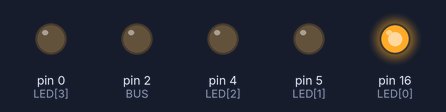
The sketch below on a simulated Arduino Uno, built with avr-gcc and run on an emulated ATmega328P. On the bench: output pins drawn as LEDs (lit = HIGH).

Above: at 0.2 s.
At 1.2 s:
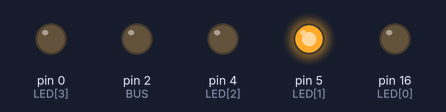
At 2.2 s:
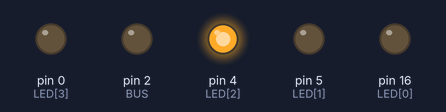
At 3.2 s:
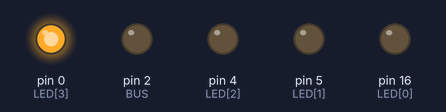
At 4.2 s:
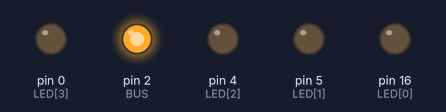
At 5.2 s:
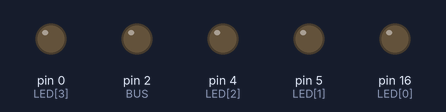
Timing chart, 0 to 5.9 s (numbered marks = the images above):
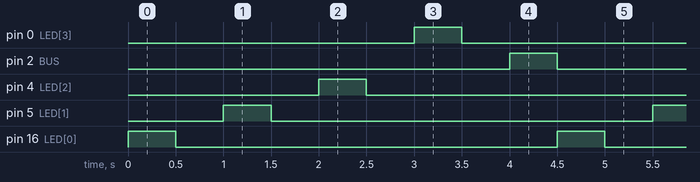

Measured:
- by itself, pin 0 (LED[3]), pin 2 (BUS), pin 4 (LED[2]), pin 5 (LED[1]), pin 16 (LED[0]): alternates HIGH for 0.50 s and LOW for 4.0 s
- by itself, everything shown: repeats every 4.5 s, in 10 steps

The sketch:

lad2_1.ino
```cpp
int LED[] = {16, 5, 4, 0};
int BUS=2 ;
void setup(){
  pinMode(LED[0], OUTPUT);
  pinMode(LED[1], OUTPUT);
  pinMode(LED[2], OUTPUT);
  pinMode(LED[3], OUTPUT);
  pinMode(BUS, OUTPUT);
}
void loop() {
  for (int i = 0; i <= 3 ; i++ ) {
    digitalWrite(LED[i], 1);
    delay(500);
    digitalWrite(LED[i], 0);
    delay(500);
  }
  digitalWrite(BUS, 1);
  delay(500);
  digitalWrite(BUS, 0);
}
```
